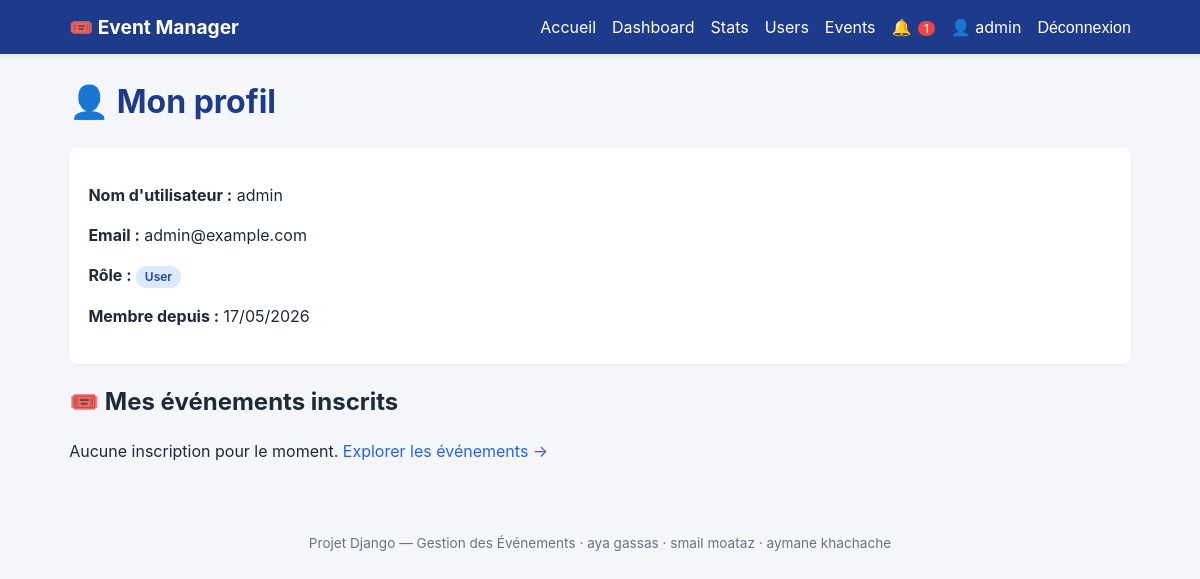
The page /accounts/profile/ (signed in) on the database its author committed.
### accounts/models.py (models this page shows, shortened)
class User(AbstractUser):
    ROLE_USER = 'user'
    ROLE_ORGANIZER = 'organizer'
    ROLE_ADMIN = 'admin'
    ROLE_CHOICES = [
        (ROLE_USER, 'User'),
        (ROLE_ORGANIZER, 'Organizer'),
        (ROLE_ADMIN, 'Admin'),
    ]
    email = models.EmailField(unique=True)
    role = models.CharField(max_length=20, choices=ROLE_CHOICES, default=ROLE_USER)
    created_at = models.DateTimeField(auto_now_add=True)
    REQUIRED_FIELDS = ['email']
    @property
    def is_organizer(self):
        return self.role == self.ROLE_ORGANIZER or self.is_superuser
    @property
    def is_app_admin(self):
        return self.role == self.ROLE_ADMIN or self.is_superuser

### accounts/views.py (the view)
# urls.py: path('profile/', views.profile_view, name='profile'),
@login_required
def profile_view(request):
    registrations = (
        Registration.objects
        .filter(user=request.user)
        .select_related('event')
        .order_by('-created_at')
    )
    return render(request, 'accounts/profile.html', {'registrations': registrations})

### events/context_processors.py (called while the page is built)
def unread_notifications(request):
    if not request.user.is_authenticated:
        return {'unread_notifications_count': 0}
    return {
        'unread_notifications_count': request.user.notifications.filter(read=False).count()
    }

### templates/accounts/profile.html (shortened to what this page needs)
{% extends 'base.html' %}
{% block content %}
<h1>👤 Mon profil</h1>
<div class="panel">
    <p><strong>Nom d'utilisateur :</strong> {{ user.username }}</p>
    <p><strong>Email :</strong> {{ user.email }}</p>
    <p><strong>Rôle :</strong> <span class="pill pill-blue">{{ user.get_role_display }}</span></p>
    <p><strong>Membre depuis :</strong> {{ user.created_at|date:"d/m/Y" }}</p>
</div>
<h2>🎟️ Mes événements inscrits</h2>
{% if registrations %}
<table class="table">
    <thead>
        <tr><th>Événement</th><th>Date</th><th>Lieu</th><th>Statut</th><th>Ticket</th></tr>
    </thead>
    <tbody>
        {% for r in registrations %}
        <tr>
            <td><a href="{% url 'events:detail' r.event.pk %}">{{ r.event.title }}</a></td>
            <td>{{ r.event.date|date:"d/m/Y H:i" }}</td>
            <td>{{ r.event.location }}</td>
            <td>
                <span class="pill {% if r.status == 'confirmed' %}pill-green{% else %}pill-yellow{% endif %}">
                    {{ r.get_status_display }}
                </span>
                {% if r.checked_in %}<span class="pill pill-blue">Checké</span>{% endif %}
            </td>
            <td>
                <a href="{% url 'events:download_ticket' r.id %}" class="btn btn-success btn-sm">⬇️ PDF</a>
            </td>
        </tr>
        {% endfor %}
    </tbody>
</table>
{% else %}
<p>Aucune inscription pour le moment. <a href="{% url 'events:home' %}">Explorer les événements →</a></p>
{% endif %}
{% endblock %}

### templates/base.html (shortened to what this page needs)
{% load static %}
<!DOCTYPE html>
<html lang="fr">
<head>
    <link rel="stylesheet" href="{% static 'css/style.css' %}">
</head>
<body>
<nav class="navbar">
    <div class="nav-inner">
        <a href="{% url 'events:home' %}" class="brand">🎟️ Event Manager</a>
        <div class="nav-links">
            <a href="{% url 'events:home' %}">Accueil</a>
            {% if user.is_authenticated %}
                {% if user.is_organizer %}
                    <a href="{% url 'events:organizer_dashboard' %}">Dashboard</a>
                    <a href="{% url 'events:stats' %}">Stats</a>
                {% endif %}
                {% if user.is_app_admin %}
                    <a href="{% url 'events:admin_users' %}">Users</a>
                    <a href="{% url 'events:admin_events' %}">Events</a>
                {% endif %}
                <a href="{% url 'events:notifications' %}">
                    🔔
                    {% if unread_notifications_count %}
                        <span class="badge">{{ unread_notifications_count }}</span>
                    {% endif %}
                </a>
                <a href="{% url 'accounts:profile' %}">👤 {{ user.username }}</a>
                <form method="post" action="{% url 'accounts:logout' %}" class="inline">
                    <button type="submit" class="link-button">Déconnexion</button>
                </form>
            {% else %}
                <a href="{% url 'accounts:login' %}">Connexion</a>
                <a href="{% url 'accounts:register' %}" class="btn btn-primary btn-sm">S'inscrire</a>
            {% endif %}
        </div>
    </div>
</nav>
<main class="container">
    {% block content %}{% endblock %}
</main>
<footer class="footer">
    <p>Projet Django — Gestion des Événements · aya gassas · smail moataz · aymane khachache</p>
</footer>
</body>
</html>

### static/css/style.css (style rules this page uses)
* { box-sizing: border-box; }
body { margin: 0; font-family: -apple-system, "Segoe UI", Roboto, Helvetica, Arial, sans-serif; background: #f4f6fa; color: #1f2937; line-height: 1.5; }
a { color: #2563eb; text-decoration: none; }
.navbar { background: #1e3a8a; color: white; padding: 0.8rem 0; box-shadow: 0 2px 4px rgba(0,0,0,.1); }
.nav-inner { max-width: 1100px; margin: 0 auto; padding: 0 1.2rem; display: flex; justify-content: space-between; align-items: center; flex-wrap: wrap; gap: 0.8rem; }
.brand { color: white; font-weight: bold; font-size: 1.2rem; }
.nav-links { display: flex; gap: 1rem; align-items: center; flex-wrap: wrap; }
.nav-links a, .nav-links .link-button { color: white; position: relative; }
.badge { background: #ef4444; color: white; border-radius: 999px; padding: 0 6px; font-size: .75rem; margin-left: 2px; }
.inline { display: inline; margin: 0; }
.link-button { background: none; border: none; color: white; cursor: pointer; font-size: inherit; padding: 0; }
.container { max-width: 1100px; margin: 1.5rem auto; padding: 0 1.2rem; }
.footer { text-align: center; color: #6b7280; padding: 2rem 1rem; font-size: .85rem; }
.panel { background: white; border-radius: 8px; padding: 1.2rem; box-shadow: 0 1px 3px rgba(0,0,0,.06); margin-bottom: 1rem; }
.pill { display: inline-block; padding: .15rem .55rem; border-radius: 999px; font-size: .75rem; font-weight: 600; }
.pill-blue { background: #dbeafe; color: #1e40af; }
h1 { color: #1e3a8a; }

### rows shown on the page
User: username "admin", email "admin@example.com", role "User", created_at "17/05/2026"

### other values the page prints
{{ unread_notifications_count }} "1"
